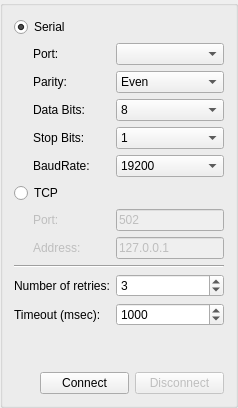
     <widget class="QGroupBox" name="settingsBox">
      <property name="title">
       <string/>
      </property>
      <layout class="QGridLayout" name="gridLayout_2">
       <item row="1" column="0">
        <spacer name="verticalSpacer">
         <property name="orientation">
          <enum>Qt::Vertical</enum>
         </property>
         <property name="sizeHint" stdset="0">
          <size>
           <width>20</width>
           <height>40</height>
          </size>
         </property>
        </spacer>
       </item>
       <item row="2" column="0">
        <spacer name="horizontalSpacer_4">
         <property name="orientation">
          <enum>Qt::Horizontal</enum>
         </property>
         <property name="sizeType">
          <enum>QSizePolicy::Maximum</enum>
         </property>
         <property name="sizeHint" stdset="0">
          <size>
           <width>20</width>
           <height>20</height>
          </size>
         </property>
        </spacer>
       </item>
       <item row="2" column="1">
        <widget class="QPushButton" name="connectButton">
         <property name="text">
          <string>Connect</string>
         </property>
         <property name="checkable">
          <bool>false</bool>
         </property>
         <property name="checked">
          <bool>false</bool>
         </property>
        </widget>
       </item>
       <item row="0" column="0" colspan="3">
        <widget class="QWidget" name="settingsWidget" native="true">
         <layout class="QHBoxLayout" name="horizontalLayout">
          <property name="leftMargin">
           <number>0</number>
          </property>
          <property name="topMargin">
           <number>0</number>
          </property>
          <property name="rightMargin">
           <number>0</number>
          </property>
          <property name="bottomMargin">
           <number>0</number>
          </property>
          <item>
           <layout class="QGridLayout" name="gridLayout">
            <item row="7" column="0">
             <spacer name="horizontalSpacer">
              <property name="orientation">
               <enum>Qt::Horizontal</enum>
              </property>
              <property name="sizeType">
               <enum>QSizePolicy::Maximum</enum>
              </property>
              <property name="sizeHint" stdset="0">
               <size>
                <width>13</width>
                <height>20</height>
               </size>
              </property>
             </spacer>
            </item>
            <item row="11" column="0" colspan="2">
             <widget class="QLabel" name="timeoutLabel">
              <property name="sizePolicy">
               <sizepolicy hsizetype="Preferred" vsizetype="Preferred">
                <horstretch>0</horstretch>
                <verstretch>0</verstretch>
               </sizepolicy>
              </property>
              <property name="text">
               <string>Timeout (msec):</string>
              </property>
              <property name="alignment">
               <set>Qt::AlignLeading|Qt::AlignLeft|Qt::AlignVCenter</set>
              </property>
              <property name="buddy">
               <cstring>timeoutSpin</cstring>
              </property>
             </widget>
            </item>
            <item row="7" column="1">
             <widget class="QLabel" name="tcpPortLabel">
              <property name="enabled">
               <bool>false</bool>
              </property>
              <property name="sizePolicy">
               <sizepolicy hsizetype="Preferred" vsizetype="Preferred">
                <horstretch>0</horstretch>
                <verstretch>0</verstretch>
               </sizepolicy>
              </property>
              <property name="text">
               <string>Port:</string>
              </property>
              <property name="alignment">
               <set>Qt::AlignLeading|Qt::AlignLeft|Qt::AlignVCenter</set>
              </property>
              <property name="buddy">
               <cstring>tcpPortEdit</cstring>
              </property>
             </widget>
            </item>
            <item row="1" column="0">
             <spacer name="horizontalSpacer_3">
              <property name="orientation">
               <enum>Qt::Horizontal</enum>
              </property>
              <property name="sizeType">
               <enum>QSizePolicy::Maximum</enum>
              </property>
              <property name="sizeHint" stdset="0">
               <size>
                <width>13</width>
                <height>20</height>
               </size>
              </property>
             </spacer>
            </item>
            <item row="8" column="2">
             <widget class="QLineEdit" name="tcpAddressEdit">
              <property name="enabled">
               <bool>false</bool>
              </property>
              <property name="sizePolicy">
               <sizepolicy hsizetype="Expanding" vsizetype="Fixed">
                <horstretch>0</horstretch>
                <verstretch>0</verstretch>
               </sizepolicy>
              </property>
              <property name="minimumSize">
               <size>
                <width>0</width>
                <height>0</height>
               </size>
              </property>
              <property name="text">
               <string>127.0.0.1</string>
              </property>
             </widget>
            </item>
            <item row="9" column="0" colspan="3">
             <widget class="Line" name="line">
              <property name="minimumSize">
               <size>
                <width>0</width>
                <height>0</height>
               </size>
              </property>
              <property name="orientation">
               <enum>Qt::Horizontal</enum>
              </property>
             </widget>
            </item>
            <item row="8" column="1">
             <widget class="QLabel" name="tcpAddressLabel">
              <property name="enabled">
               <bool>false</bool>
              </property>
              <property name="sizePolicy">
               <sizepolicy hsizetype="Preferred" vsizetype="Preferred">
                <horstretch>0</horstretch>
                <verstretch>0</verstretch>
               </sizepolicy>
              </property>
              <property name="text">
               <string>Address:</string>
              </property>
              <property name="alignment">
               <set>Qt::AlignLeading|Qt::AlignLeft|Qt::AlignVCenter</set>
              </property>
              <property name="buddy">
               <cstring>tcpAddressEdit</cstring>
              </property>
             </widget>
            </item>
            <item row="1" column="2">
             <widget class="QComboBox" name="serialPortCombo"/>
            </item>
            <item row="8" column="0">
             <spacer name="horizontalSpacer_2">
              <property name="orientation">
               <enum>Qt::Horizontal</enum>
              </property>
              <property name="sizeType">
               <enum>QSizePolicy::Maximum</enum>
              </property>
              <property name="sizeHint" stdset="0">
               <size>
                <width>13</width>
                <height>20</height>
               </size>
              </property>
             </spacer>
            </item>
            <item row="7" column="2">
             <widget class="QLineEdit" name="tcpPortEdit">
              <property name="enabled">
               <bool>false</bool>
              </property>
              <property name="sizePolicy">
               <sizepolicy hsizetype="Expanding" vsizetype="Fixed">
                <horstretch>0</horstretch>
                <verstretch>0</verstretch>
               </sizepolicy>
              </property>
              <property name="minimumSize">
               <size>
                <width>0</width>
                <height>0</height>
               </size>
              </property>
              <property name="text">
               <string>502</string>
              </property>
             </widget>
            </item>
            <item row="1" column="1">
             <widget class="QLabel" name="serialPortLabel">
              <property name="sizePolicy">
               <sizepolicy hsizetype="Preferred" vsizetype="Preferred">
                <horstretch>0</horstretch>
                <verstretch>0</verstretch>
               </sizepolicy>
              </property>
              <property name="text">
               <string>Port:</string>
              </property>
              <property name="alignment">
               <set>Qt::AlignLeading|Qt::AlignLeft|Qt::AlignVCenter</set>
              </property>
              <property name="buddy">
               <cstring>serialPortCombo</cstring>
              </property>
             </widget>
            </item>
            <item row="11" column="2">
             <widget class="QSpinBox" name="timeoutSpin">
              <property name="sizePolicy">
               <sizepolicy hsizetype="Expanding" vsizetype="Fixed">
                <horstretch>0</horstretch>
                <verstretch>0</verstretch>
               </sizepolicy>
              </property>
              <property name="minimumSize">
               <size>
                <width>0</width>
                <height>0</height>
               </size>
              </property>
              <property name="minimum">
               <number>50</number>
              </property>
              <property name="maximum">
               <number>100000</number>
              </property>
              <property name="value">
               <number>1000</number>
              </property>
             </widget>
            </item>
            <item row="0" column="0" colspan="2">
             <widget class="QRadioButton" name="serialRadio">
              <property name="sizePolicy">
               <sizepolicy hsizetype="Maximum" vsizetype="Fixed">
                <horstretch>0</horstretch>
                <verstretch>0</verstretch>
               </sizepolicy>
              </property>
              <property name="text">
               <string>Serial</string>
              </property>
              <property name="checked">
               <bool>true</bool>
              </property>
             </widget>
            </item>
            <item row="10" column="0" colspan="2">
             <widget class="QLabel" name="retriesLabel">
              <property name="enabled">
               <bool>true</bool>
              </property>
              <property name="sizePolicy">
               <sizepolicy hsizetype="Preferred" vsizetype="Preferred">
                <horstretch>0</horstretch>
                <verstretch>0</verstretch>
               </sizepolicy>
              </property>
              <property name="text">
               <string>Number of retries:</string>
              </property>
              <property name="alignment">
               <set>Qt::AlignLeading|Qt::AlignLeft|Qt::AlignVCenter</set>
              </property>
              <property name="buddy">
               <cstring>retriesSpin</cstring>
              </property>
             </widget>
            </item>
            <item row="6" column="0" colspan="2">
             <widget class="QRadioButton" name="tcpRadio">
              <property name="sizePolicy">
               <sizepolicy hsizetype="Maximum" vsizetype="Fixed">
                <horstretch>0</horstretch>
                <verstretch>0</verstretch>
               </sizepolicy>
              </property>
              <property name="text">
               <string>TCP</string>
              </property>
             </widget>
            </item>
            <item row="10" column="2">
             <widget class="QSpinBox" name="retriesSpin">
              <property name="enabled">
               <bool>true</bool>
              </property>
              <property name="sizePolicy">
               <sizepolicy hsizetype="Expanding" vsizetype="Fixed">
                <horstretch>0</horstretch>
                <verstretch>0</verstretch>
               </sizepolicy>
              </property>
              <property name="minimumSize">
               <size>
                <width>0</width>
                <height>0</height>
               </size>
              </property>
              <property name="value">
               <number>3</number>
              </property>
             </widget>
            </item>
            <item row="2" column="1">
             <widget class="QLabel" name="parityLabel">
              <property name="text">
               <string>Parity:</string>
              </property>
              <property name="buddy">
               <cstring>parityCombo</cstring>
              </property>
             </widget>
            </item>
            <item row="3" column="1">
             <widget class="QLabel" name="dataBitsLabel">
              <property name="text">
               <string>Data Bits:</string>
              </property>
              <property name="buddy">
               <cstring>dataBitsCombo</cstring>
              </property>
             </widget>
            </item>
            <item row="4" column="1">
             <widget class="QLabel" name="stopBitsLabel">
              <property name="text">
               <string>Stop Bits:</string>
              </property>
              <property name="buddy">
               <cstring>stopBitsCombo</cstring>
              </property>
             </widget>
            </item>
            <item row="5" column="1">
             <widget class="QLabel" name="baudRateLabel">
              <property name="text">
               <string>BaudRate:</string>
              </property>
              <property name="buddy">
               <cstring>baudRateCombo</cstring>
              </property>
             </widget>
            </item>
            <item row="2" column="2">
             <widget class="QComboBox" name="parityCombo">
              <property name="currentIndex">
               <number>1</number>
              </property>
              <item>
               <property name="text">
                <string>No</string>
               </property>
              </item>
              <item>
               <property name="text">
                <string>Even</string>
               </property>
              </item>
              <item>
               <property name="text">
                <string>Odd</string>
               </property>
              </item>
              <item>
               <property name="text">
                <string>Space</string>
               </property>
              </item>
              <item>
               <property name="text">
                <string>Mark</string>
               </property>
              </item>
             </widget>
            </item>
            <item row="3" column="2">
             <widget class="QComboBox" name="dataBitsCombo">
              <property name="currentIndex">
               <number>3</number>
              </property>
              <item>
               <property name="text">
                <string>5</string>
               </property>
              </item>
              <item>
               <property name="text">
                <string>6</string>
               </property>
              </item>
              <item>
               <property name="text">
                <string>7</string>
               </property>
              </item>
              <item>
               <property name="text">
                <string>8</string>
               </property>
              </item>
             </widget>
            </item>
            <item row="4" column="2">
             <widget class="QComboBox" name="stopBitsCombo">
              <item>
               <property name="text">
                <string>1</string>
               </property>
              </item>
              <item>
               <property name="text">
                <string>3</string>
               </property>
              </item>
              <item>
               <property name="text">
                <string>2</string>
               </property>
              </item>
             </widget>
            </item>
            <item row="5" column="2">
             <widget class="QComboBox" name="baudRateCombo">
              <property name="currentIndex">
               <number>4</number>
              </property>
              <item>
               <property name="text">
                <string>1200</string>
               </property>
              </item>
              <item>
               <property name="text">
                <string>2400</string>
               </property>
              </item>
              <item>
               <property name="text">
                <string>4800</string>
               </property>
              </item>
              <item>
               <property name="text">
                <string>9600</string>
               </property>
              </item>
              <item>
               <property name="text">
                <string>19200</string>
               </property>
              </item>
              <item>
               <property name="text">
                <string>38400</string>
               </property>
              </item>
              <item>
               <property name="text">
                <string>57600</string>
               </property>
              </item>
              <item>
               <property name="text">
                <string>115200</string>
               </property>
              </item>
             </widget>
            </item>
           </layout>
          </item>
         </layout>
        </widget>
       </item>
       <item row="2" column="2">
        <widget class="QPushButton" name="disconnectButton">
         <property name="enabled">
          <bool>false</bool>
         </property>
         <property name="text">
          <string>Disconnect</string>
         </property>
        </widget>
       </item>
      </layout>
     </widget>
